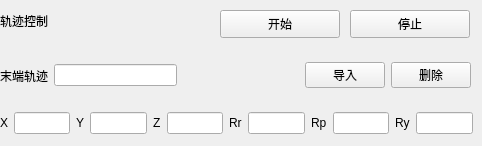
        <widget class="QWidget" name="page_2">
         <widget class="QLabel" name="label_47">
          <property name="geometry">
           <rect>
            <x>0</x>
            <y>10</y>
            <width>71</width>
            <height>21</height>
           </rect>
          </property>
          <property name="text">
           <string>轨迹控制</string>
          </property>
         </widget>
         <widget class="QWidget" name="layoutWidget_14">
          <property name="geometry">
           <rect>
            <x>0</x>
            <y>50</y>
            <width>471</width>
            <height>51</height>
           </rect>
          </property>
          <layout class="QHBoxLayout" name="horizontalLayout_6">
           <item>
            <widget class="QLabel" name="label_52">
             <property name="text">
              <string>末端轨迹</string>
             </property>
            </widget>
           </item>
           <item>
            <widget class="QLineEdit" name="lineEdit_45"/>
           </item>
           <item>
            <spacer name="horizontalSpacer_7">
             <property name="orientation">
              <enum>Qt::Orientation::Horizontal</enum>
             </property>
             <property name="sizeHint" stdset="0">
              <size>
               <width>40</width>
               <height>20</height>
              </size>
             </property>
            </spacer>
           </item>
           <item>
            <layout class="QHBoxLayout" name="horizontalLayout_7">
             <item>
              <widget class="QPushButton" name="pushButton_12">
               <property name="text">
                <string>导入</string>
               </property>
              </widget>
             </item>
             <item>
              <widget class="QPushButton" name="pushButton_13">
               <property name="text">
                <string>删除</string>
               </property>
              </widget>
             </item>
            </layout>
           </item>
          </layout>
         </widget>
         <widget class="QPushButton" name="pushButton_14">
          <property name="geometry">
           <rect>
            <x>220</x>
            <y>10</y>
            <width>120</width>
            <height>28</height>
           </rect>
          </property>
          <property name="text">
           <string>开始</string>
          </property>
         </widget>
         <widget class="QWidget" name="layoutWidget_10">
          <property name="geometry">
           <rect>
            <x>0</x>
            <y>110</y>
            <width>473</width>
            <height>27</height>
           </rect>
          </property>
          <layout class="QGridLayout" name="gridLayout_9">
           <item row="0" column="0">
            <widget class="QLabel" name="label_132">
             <property name="text">
              <string>X</string>
             </property>
            </widget>
           </item>
           <item row="0" column="1">
            <widget class="QLineEdit" name="lineEdit_111"/>
           </item>
           <item row="0" column="2">
            <widget class="QLabel" name="label_133">
             <property name="text">
              <string>Y</string>
             </property>
            </widget>
           </item>
           <item row="0" column="3">
            <widget class="QLineEdit" name="lineEdit_112"/>
           </item>
           <item row="0" column="4">
            <widget class="QLabel" name="label_134">
             <property name="text">
              <string>Z</string>
             </property>
            </widget>
           </item>
           <item row="0" column="5">
            <widget class="QLineEdit" name="lineEdit_113"/>
           </item>
           <item row="0" column="6">
            <widget class="QLabel" name="label_135">
             <property name="text">
              <string>Rr</string>
             </property>
            </widget>
           </item>
           <item row="0" column="7">
            <widget class="QLineEdit" name="lineEdit_114"/>
           </item>
           <item row="0" column="8">
            <widget class="QLabel" name="label_136">
             <property name="text">
              <string>Rp</string>
             </property>
            </widget>
           </item>
           <item row="0" column="9">
            <widget class="QLineEdit" name="lineEdit_115"/>
           </item>
           <item row="0" column="10">
            <widget class="QLabel" name="label_137">
             <property name="text">
              <string>Ry</string>
             </property>
            </widget>
           </item>
           <item row="0" column="11">
            <widget class="QLineEdit" name="lineEdit_116"/>
           </item>
          </layout>
         </widget>
         <widget class="QPushButton" name="pushButton_18">
          <property name="geometry">
           <rect>
            <x>350</x>
            <y>10</y>
            <width>120</width>
            <height>28</height>
           </rect>
          </property>
          <property name="text">
           <string>停止</string>
          </property>
         </widget>
        </widget>
